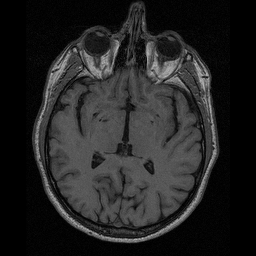
#> input picture data/lab-01-data/brain-slice40.tiff, 256 x 256 px; its folder holds 4 pictures in this run
$ jupyter execute --allow-errors lab_01_segmentation.ipynb   (shell and % lines are left out)   (older library calls are emulated)
#> lines starting #> are read from the running program, lines starting #| are printed output that depends on the picture; after the words box and inside, x2 and y2 are one past the last pixel; in counts of white or black regions, pixels touching at a corner belong together
# [IAPR][iapr]: Lab 1 ‒  Image segmentation

**Group ID:** 33

**Author 1 (343230):** Student Name 1 (Francesco Borg)
**Author 2 (342010):** Student Name 2 (Arturo Cerasi)
**Author 3 (350617):** Student Name 3 (Christopher Warhuus)

**Release date:** 11.03.2022 **Due date:** 25.03.2022 (11:59 pm)

## Important notes

The lab assignments are designed to teach practical implementation of the topics presented during class well as
preparation for the final project, which is a practical project which ties together the topics of the course.

As such, in the lab assignments/final project, unless otherwise specified, you may, if you choose, use external
functions from image processing/ML libraries like opencv and sklearn as long as there is sufficient explanation
in the lab report. For example, you do not need to implement your own edge detector, etc.

**! Before handling back the notebook <font color='red'> rerun </font>the notebook from scratch !**
`Kernel` > `Restart & Run All`

We will not rerun the notebook for you.

[iapr]: https://github.com/LTS5/iapr

---
## 0. Extract relevant data
We first need to extract the `lab-01-data.tar.gz` archive.
To this end, we use the [tarfile] module from the Python standard library.

[tarfile]: https://docs.python.org/3.6/library/tarfile.html

[cell 1]
import tarfile
import os

data_base_path = 'data'
data_folder = 'lab-01-data'
tar_path = os.path.join(data_base_path, data_folder + '.tar.gz')

#> (the rest of this cell did not finish here and is left out)

---
## Part 1: Brain segmentation

Your goal: compute the size of the brain (without the skull) in pixels in a 2D image of a human head taken by
Magnetic Resonance Imaging (MRI) using:
* Region growing (5 pts)
* Contour detection (5 pts)
* An additional method of your choice (5 pts)

Each section should display the resulting segmentation as well as the size in pixel of the detected region. Comment
each method limitations and/or advantages.

### 1.1 Brain image visualization

We add a few functions in the below code block to aid with plotting:

[cell 2]
import skimage.io
import matplotlib.pyplot as plt
import warnings
import numpy as np
np.random.seed(1)

# Load image
data_path = os.path.join(data_base_path, data_folder)
brain_im = skimage.io.imread(os.path.join(data_path, 'brain-slice40.tiff'))
#> brain_im is the input picture: shape (256, 256); min 0, max 189, mean 35.2
im_h, im_w = brain_im.shape

# Display MRI image
def display_img(brain_im, rec=None):
    fig, ax = plt.subplots(1, len(brain_im), figsize=(6*len(brain_im), 6))
    if len(brain_im) > 1:
        for i in range(len(ax)):
            ax[i].imshow(brain_im[i], cmap='gray', vmin=0, vmax=255)
            ax[i].set_title('MRI brain image ({} px, {} px)'.format(*brain_im[i].shape))
            ax[i].axis('off')
            if ((rec != None) and (len(rec) > i)):
                start = rec[i][0]
                width = rec[i][1]
                height = rec[i][2]
                rect = patches.Rectangle(start, width, height, linewidth=2, edgecolor='r', facecolor='none')
                ax[i].add_patch(rect)
            if rec and i == len(rec):
                w = np.random.randint(low=0, high=brain_im[i].shape[0] - 10)
                h = np.random.randint(low=0, high=brain_im[i].shape[1] - 10)
                ax[i].plot(w, h, c='white', marker='*', markersize=15)
                ax[i].annotate(f'({w + 135}, {h + 125})', (w + 2, h + 2), fontsize=25, color='white')
    else:
        if rec:
            print('Hov! Vous ne pouver pas utiliser "rectangles" avec seulement un plot')
        ax.imshow(brain_im[0], cmap='gray', vmin=0, vmax=255)
        ax.set_title('MRI brain image ({} px, {} px)'.format(*brain_im[0].shape))
        ax.axis('off')
    plt.show()

def hist_values(region, bins = 10):
    if len(region.shape) > 1:
        region = region.ravel()
    fig, ax = plt.subplots(1, 1, figsize=(12, 4))
    ax.hist(region, bins)
    ax.axvline(min(region), c='r', ls='--')
    ax.axvline(max(region), c='r', ls='--')
    ax.annotate(f'min = {min(region)}', (min(region) + 0.7, 100), rotation='vertical', fontsize=20)
    ax.annotate(f'max = {max(region)}', (max(region) - 1.5, 100), rotation='vertical', fontsize=20)
    plt.show()


display_img((brain_im,))

### 1.2 Region growing (5pts)

For region growing, we need (a) a start point and (b) a treshold. We'll start by finding a suitable starting point. In the plots, we progressively zoom in on one area that we are "sure" is brain matter. We can choose a point at random from this square as our starting point. The random point was found using numpy's random number generator and is seen highlighted in the image to the right.

[cell 3]
import numpy as np
import matplotlib.patches as patches

crops = [[0, 256, 0, 256], [50, 200, 50, 200], [100, 200, 100, 200], [125, 150, 135, 160]]
rec = [[(56, 56), 150, 150], [(50, 50), 99, 99], [(35, 25), 25, 25]]
brain_ims = [brain_im[a:b, c:d] for (a, b, c, d) in crops]
#> brain_ims = 4 items
display_img(brain_ims, rec)
#> the loop in display_img (call 2), `for i in range(len(ax)):` made 4 passes
#> (start, width, height) on passes 1 to 3: ((56, 56), 150, 150), ((50, 50), 99, 99), ((35, 25), 25, 25)

The point at (140, 136) has the following color intensity 77 (found by indexing the array at the coordinate). The histogram of values in the region we believe is brain matter (the right-most plot above) is shown below. We see that the minimum value is 68 and the maximum value is 97.

[cell 4]
hist_values(brain_im[125:150, 135:160].ravel())

Now we're ready for our region growing algorithm. We started with a lower threshold of 68 and a higher threshold of 97, as seen in the histogram above. After a bit of trial and error, we decided that decent threshold values were 60 and 95, respectively. We implement the algorithm using a binary mapping of the image that tells us whether each pixel is within the threshold value or not. We keep track of which pixels we've visted using a FIFO queue (implemented as a list in Python). See the code and result below:

[cell 5]
seed = (139, 138)
result = np.zeros_like(brain_im)
upper_threshold = 95
lower_threshold = 60
queue = [seed]
result[seed] = 255

f = np.vectorize(lambda x: 1 if (x <= upper_threshold and x >= lower_threshold) else 0)
watermap = f(brain_im)
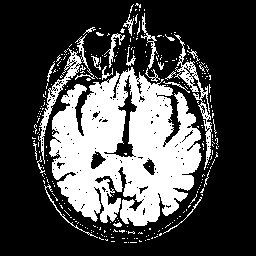
#> watermap: shape (256, 256) int64; values 0 (black) and 1 (white), 28.9% white; 274 white regions (250 under 20 px), largest, box (x1, y1, x2, y2) and area: (49, 67, 202, 226) 15354, (38, 34, 95, 164) 830, (174, 34, 212, 170) 785

while len(queue) > 0:
    x, y = queue.pop(0)
    coordinates = [(x - 1, y - 1), (x, y - 1), (x + 1, y - 1),
                   (x - 1, y),                 (x + 1, y),
                   (x - 1, y + 1), (x, y + 1), (x + 1, y + 1)]
    for x_, y_ in coordinates:
        if not result[x_, y_] and watermap[x_, y_]:
            result[x_, y_] = 255
            queue += [(x_, y_)]

display_img((brain_im, result))

We seem to have segmented the soft tissue in the brain. Let's clean up the resulting image using an opening. The structuring element seen in the code below was found using trial and error. To implement the opening, we use the $\texttt{morphology.opening}$ function from scikit's image processing library (see https://bit.ly/3KTIwA7 for documentation).

The original and the cleaned segmentations are shown below on the left and right, respectively. In the cleaned segmentation, we can see the shape of the brain a bit more clearly, however, we of course lose some details along the edges. Additionally, not all internal holes in the brain tissue seem to have been patched.

[cell 6]
import skimage.morphology as m

struct_elem = np.array([[0,0,1,1,0,0],
                        [0,1,1,1,1,0],
                        [1,1,1,1,1,1],
                        [0,1,1,1,1,0],
                        [0,0,1,1,0,0]])
display_img((result, m.opening(result, struct_elem)))

The total number of pixels in the cleaned segmentation is given below:

[cell 7]
print(f'The total number of pixels is: {(result // 255).sum()}.')

### 1.3 Contour detection (5pts)

To detect the contour of the brain we will use OpenCV library.

- Firstly we invert the pixels of the image so to have a white background and make the edge detection process easier
- The we apply Canny method to detect the edges. Here no gaussian filetring is applied before the edge detection as it is automatically applied by the ```Canny``` function in OpenCV.
- Finally we dialte and erode the image to better isolate the brain.

[cell 8]
# Add your implementation and discussion
import numpy as np
import cv2 as cv
from matplotlib import pyplot as plt

image = 1 - brain_im
edges = cv.Canny(image,70,170)                    # perform edge detection
edges = cv.dilate(edges, None, iterations=1)          #  then perform a dilation + erosion
edges = cv.erode(edges, None, iterations=1)
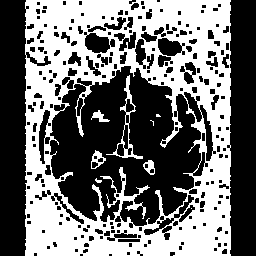
#> edges: shape (256, 256); 43.9% white; 9 white regions (3 under 20 px)

fig, ax = plt.subplots(1, 2, figsize=(10, 10))
ax[0].imshow(image,cmap = 'gray')
ax[0].set_title('Original Image')
ax[0].set_xticks([])
ax[0].set_yticks([])
ax[1].imshow(edges ,cmap = 'gray')
ax[1].set_title('Edge Image')
ax[1].set_xticks([])
ax[1].set_yticks([])
plt.show()

Then we simply identify all the contours in the modified image using the ```findcontours``` function in the edges we have just identified with ```Canny```.

[cell 9]
contours, hierarchy = cv.findContours(edges.copy(), cv.RETR_TREE, cv.CHAIN_APPROX_SIMPLE)
#> contours = 285 contours, 141 with area under 20; largest, box (x1, y1, x2, y2) and area: (25, 0, 231, 256) 51893, (49, 65, 202, 227) 17164, (106, 75, 143, 159) 570, (84, 32, 111, 54) 416, (157, 37, 183, 57) 358

In the following we show how we are able to identify the contour of the brain. In order to have a better size estimate we will also remove the central part of the picture, which is not part of the brain.

[cell 10]
fig2, ax2 = plt.subplots(2, 2, figsize=(10, 10))
image = 1 - brain_im                                    # re-define the iamge to see the contours on a cleaned image
ax2[0,0].imshow(cv.drawContours(image, contours, 167, (0,255,0), 3),cmap = 'gray')
ax2[0,0].set_title('Original Image')
ax2[0,0].set_xticks([])
ax2[0,0].set_yticks([])
image = 1 - brain_im                                    # re-define the iamge to see the contours on a cleaned image
ax2[0,1].imshow(cv.drawContours(image, contours, 179, (0,255,0), 3),cmap = 'gray')
ax2[0,1].set_title('Edge Image')
ax2[0,1].set_xticks([])
ax2[0,1].set_yticks([])
image = 1 - brain_im                                    # re-define the iamge to see the contours on a cleaned image
ax2[1,0].imshow(cv.drawContours(image, contours, 172, (0,255,0), 3),cmap = 'gray')
ax2[1,0].set_title('Edge Image')
ax2[1,0].set_xticks([])
ax2[1,0].set_yticks([])
image = 1 - brain_im                                    # re-define the iamge to see the contours on a cleaned image
ax2[1,1].imshow(cv.drawContours(image, contours, 169, (0,255,0), 3),cmap = 'gray')
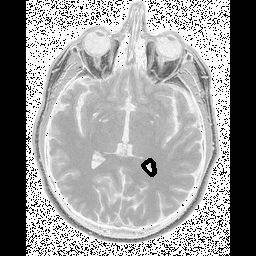
#> image: shape (256, 256); min 0, max 255, mean 154.4
ax2[1,1].set_title('Edge Image')
ax2[1,1].set_xticks([])
ax2[1,1].set_yticks([])
plt.show()

Finally we simply get the area of the contours we have just identified.

[cell 11]
area = np.array([cv.contourArea(contours[i]) for i in range(len(contours))])
#> area = 285 values, max 51893 at index 0, min 0 at index 63, mean 283.7
brain_area = area[167] - area[179] - area[172] - area[169]
#> brain_area = 16336.5
print(f"The brain is composed of {brain_area} pixels")
#| The brain is composed of 16336.5 pixels

We can see how this method leads to a decent result, in line with the ones we obtained with the other metods. However this method is not the most appropriate in this case: in fact, since the brain is an object which does not have sharp edges and has not a convex shape (as there are a lot of small parts which are "inside" the brain but shouldn't be counted as part of it), a method based on edge detection cannot return a highly precise result, while a method such as region growing should be preferred.

We believe that contour detection it's an easy way to solve area estimation problems which can yield accurate results while mantaining a low level of complexity and without an exaggerated running time, however, if the accuracy of the result is a crucial part of your problem, it may be appropriate only for simple objects with not too complicated contours.

### 1.4 Additional method (5pts)

For this additional section we tested numerous different algorithms included in the skimage suite.
we implemented Chan-Vese segmentation algorithm as well as active contouring before landing on the skimage implementation of
the ["Efficient Graph-Based Image Segmentation"](https://link.springer.com/article/10.1023/B:VISI.0000022288.19776.77)
by Felzenszwalb and Huttenlocher.

This low-level image segmentation method is precisely aimed at creating a segmentation of an image in so called "Superpixels", which has 2 main parameters `scale` and `sigma` respectively impacting the size of the cluster and the size of the Gaussian kernel used in pre-processing. In practice a larger value of the first will result in an image segmented into larger clusters while `sigma` set how smooth the edges of each segment will be.

Finally, `min_size` is a parameter setting the minimal size of each cluster, it has no effect on the functioning of the algorithm as it is enforced in the preprocessing.

We tested the algorithm with a range of values for both of the first 2 parameters.

[cell 12]
from skimage.segmentation import felzenszwalb
from skimage.segmentation import mark_boundaries

segments_fz = felzenszwalb(brain_im, scale=280, sigma=.77, min_size=100, multichannel=False)
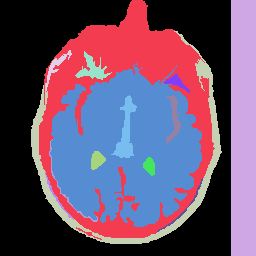
#> segments_fz: shape (256, 256) int64; 15 distinct labels, from 0 to 14; one colour per label, 0 black

print(f'Number of segments of Felzenszwalb method: {len(np.unique(segments_fz))}')
#| Number of segments of Felzenszwalb method: 15

selected_segment = segments_fz[139, 134]
#> selected_segment = 6
brain = (segments_fz == selected_segment).astype(int)

fig, ax = plt.subplots(1,3, figsize=(12,12), sharex=True, sharey=True)

ax[0].imshow(brain_im, cmap='gray')
ax[0].set_title('MRI brain image ({} px, {} px)'.format(brain_im.shape[0],brain_im.shape[0]))
ax[0].set_axis_off()

ax[1].imshow(mark_boundaries(brain_im, segments_fz))
ax[1].set_title("Felzenszwalbs's method")
ax[1].set_axis_off()

ax[2].imshow(brain, cmap='gray')
ax[2].set_title("Selected Brain Area")
ax[2].set_axis_off()

plt.tight_layout()
plt.show()

print(f'Area of the brain: {brain.sum()}')
#| Area of the brain: 16056

This, presented above, is a visualization of the clustering process using Felzenszwalb method. We can see that the algorithm with the correct parameters effectively distinguish the various areas of the brain, in the last step we create a binary representation of the selected brain area by setting to 1 only the pixels in the same cluster as pixel [139,134] the same one chosen in point 1.1
In particular, this algorithm is efficient at distinguishing an uniform area with well-enough detailed contours, without oversegmenting the image.

[cell 13]
from skimage.segmentation import felzenszwalb
from skimage.segmentation import mark_boundaries

scale_list = [100,280,500]
sigma_list = [.3, .77, 1.5]
for i in range(9):
    segments_fz = felzenszwalb(brain_im, scale=scale_list[i%3], sigma=sigma_list[i//3], min_size=100, multichannel=False)
    selected_segment = segments_fz[125, 137]
    globals()["brain" + str(i)] = (segments_fz == selected_segment).astype(int)
#> this loop made 9 passes
#> selected_segment on passes 1 to 4: 76, 39, 28, 20
#> pass 1, `segments_fz = felzenszwalb(brain_im, scale=scale_list[i%3], sigma=sigm..`:
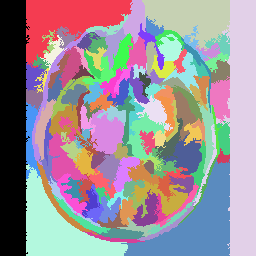
#> segments_fz: shape (256, 256) int64; 134 distinct labels, from 0 to 133; one colour per label, 0 black
#> pass 3, `segments_fz = felzenszwalb(brain_im, scale=scale_list[i%3], sigma=sigm..`:
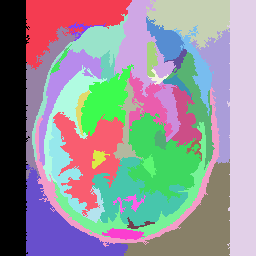
#> segments_fz: shape (256, 256) int64; 42 distinct labels, from 0 to 41; one colour per label, 0 black

fig, ax = plt.subplots(3,3, figsize=(10,10), sharex=True, sharey=True)

for j in range(9):
    r, c = j%3, j//3
    ax[r,c].imshow(globals()["brain" + str(j)], cmap='gray')
    ax[r,c].set_title(f"Scale: "+str(scale_list[j%3])+" | Sigma: "+str(sigma_list[j//3]))
    ax[r,c].set_axis_off()

plt.tight_layout()
plt.show()

In the graph above we show how the selected area changes by changing the abovementioned 2 parameters. The final values of the parameters are shown in the image in the middle. While we can see the effect of increasing or decreasing simulataneously both `scale` and/or `sigma`.

---
## Part 2: Shape/color segmentation

You will find hereafter three pictures taken under three different illuminations, containing some shapes with different
colors. We ask you to create a routine to:

1. Count the number of shapes of each color (5pts).
2. Compute the total area (in pixels) of each color (5pts).

Please note that one specific challenge is to be robust to illumination changes. Therefore some kind of intensity
normalization should probably be used.

hint: RGB color space might not be optimal. Consider using HSV or LAB color space.

### 2.1 Visualization

[cell 14]
# Load images
im_names = ['arena-shapes-01', 'arena-shapes-02', 'arena-shapes-03']
filenames = [os.path.join(data_path, name) + '.png' for name in im_names]
ic = skimage.io.imread_collection(filenames)
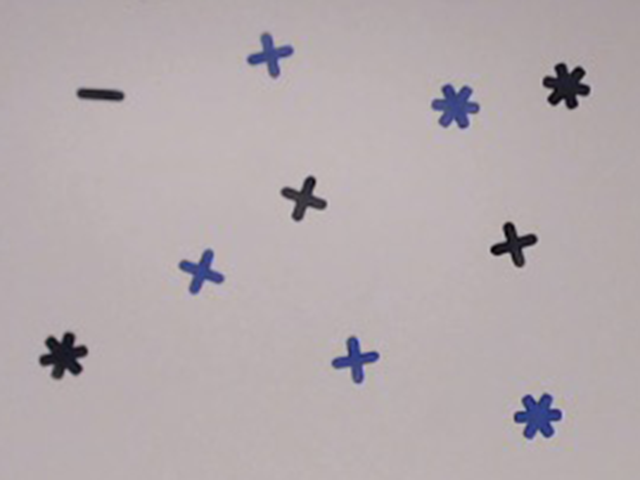
#> input picture data/lab-01-data/arena-shapes-01.png, 640 x 480 px
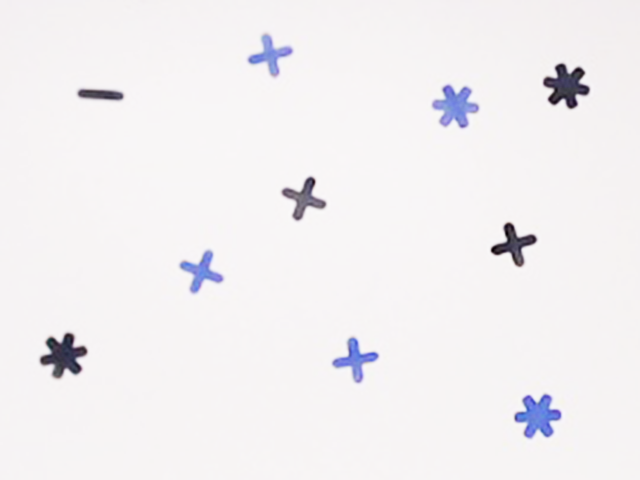
#> input picture data/lab-01-data/arena-shapes-02.png, 640 x 480 px
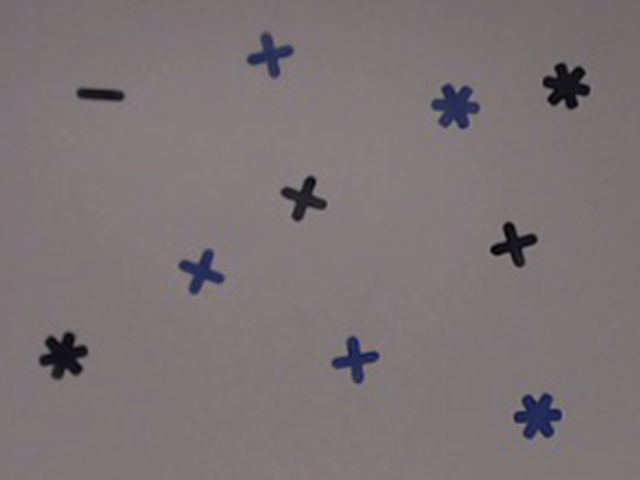
#> input picture data/lab-01-data/arena-shapes-03.png, 640 x 480 px
#> ic = 3 items
images = skimage.io.concatenate_images(ic)
print('Number of images: ', images.shape[0])
#| Number of images:  3
print('Image size: {}, {} '.format(images.shape[1], images.shape[2]))
#| Image size: 480, 640
print('Number of color channels: ', images.shape[-1])
#| Number of color channels:  3

[cell 15]
# Plot images
def plot_im(images, figtitle=None, grey=False):
#> called with images = array of shape (3, 480, 640, 3), grey = False
    fig, axes = plt.subplots(1, 3, figsize=(12, 4))
    for ax, im, nm in zip(axes.ravel(), images, im_names):
        ax.imshow(im, cmap="gray" if grey else None)
        ax.axis('off')
        ax.set_title(nm)
#> this loop made 3 passes
#> nm on passes 1 to 3: 'arena-shapes-01', 'arena-shapes-02', 'arena-shapes-03'
    fig.suptitle(figtitle, fontsize=20)
    plt.show()
plot_im(images)

### 2.2 Number of shapes of each color (5 pts)

We start by correcting the illumination of the images. To do so, we try to shift the histogram of images 1 and 3 to match the historgram of image 2. We do this using the $\texttt{exposure.match_histograms}$ function from skimages. Then, we make the background white using a simple boolean mask over the greyscale color intensity value of each photo. The results are plotted below:

[cell 16]
import skimage.color as c
import skimage.exposure as e
import skimage.measure as meas

newimages = np.array([
    e.match_histograms(images[0], images[1], channel_axis=-1),
    images[1],
    e.match_histograms(images[2], images[1], channel_axis=-1)
])
plot_im(newimages, 'Original images with shifted histograms')
#> the loop in plot_im (call 2), `for ax, im, nm in zip(axes.ravel(), images, im_names):` made 3 passes

newimages = np.array([np.where(im < 200, im, 255) for im in newimages])
plot_im(newimages, 'Original images with shifted histograms and white backgrounds')

Next, we shift the color representation from RGB to HSV. The letters in "HSV" stand for "hue," "saturation," and "value," respectively. We find that we can separate the dark-colored shapes from the light-colored shapes and background using the value channel. We highlight the shapes using a boolean mask and perform an opening to ensure the shapes are filled. We plot the result below

[cell 17]
newimages_v = np.array([c.rgb2hsv(im)[:,:,2] for im in newimages])
plot_im(newimages_v, "Value channel of HSV transformed images (interpreted on a grayscale)", grey=True)

darkshapes = np.array([np.where(im < 0.6, 255, 0) for im in newimages_v])
plot_im(darkshapes, "Highlighted darkshapes using a boolean mask", grey=True)

darkshapes = np.array([m.opening(im, np.ones((5,5))) for im in darkshapes])
plot_im(darkshapes, "Highlighted darkshapes with opening", grey=True)

Applying the same boolean mask to the original images with shifted histograms and white backgrounds, we can highlight all the shapes in the photo:

[cell 18]
allshapes = np.array([m.opening(np.where(c.rgb2gray(im) < 1, 255, 0), np.ones((3,3))) for im in newimages])
plot_im(newimages, 'Original images with shifted histograms and white backgrounds')
plot_im(allshapes, "All shapes highlighted with opening", grey=True)
#> the loop in plot_im (call 8), `for ax, im, nm in zip(axes.ravel(), images, im_names):` made 3 passes
#> in plot_im (call 8), `plt.show()`:
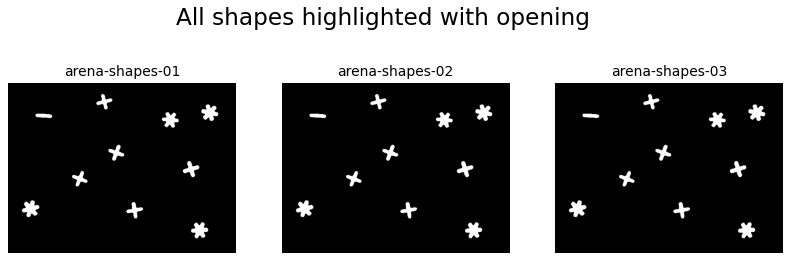
#> figure drawn by matplotlib, 3 panels

Finally, we can use the $\texttt{measure.label}$ function from skimage to count the number of connected regions in each image. To find the number of light-colored shapes, we simple subtract the number of dark-colored shapes from the total number of shapes. See the calculations and result below:

[cell 19]
for i, im, ima in zip(range(3), darkshapes, allshapes):
    nshape = meas.label(ima, return_num=True)[1]
    ndark = meas.label(im, return_num=True)[1]
    print(f'Image {i}: The number of dark-colored shapes is {ndark}. '
          + f'The number of light-colored shapes is {nshape - ndark}')
#> this loop made 3 passes
#| Image 0: The number of dark-colored shapes is 5. The number of light-colored shapes is 5
#| Image 1: The number of dark-colored shapes is 5. The number of light-colored shapes is 5
#> (further printed lines are left out)

### 2.3 Total area (in pixels) of each color (5 pts)

We find the total number of pixels by summing over the final images, i.e., those with black backgrounds and white, hightlighted shapes. To find the total number of light-colored pixels, we subtract the number of dark-colored pixels from the total number of pixels for all colors. See the calculations and result below:

[cell 20]
for i, im, ima in zip(range(3), darkshapes, allshapes):
    npix = allshapes.sum() // 255
    ndarkpix = darkshapes.sum() // 255
    print(f'Image {i}: The number of dark-colored pixels is {ndarkpix}. '
          + f'The number of light-colored pixels is {npix - ndarkpix}')
